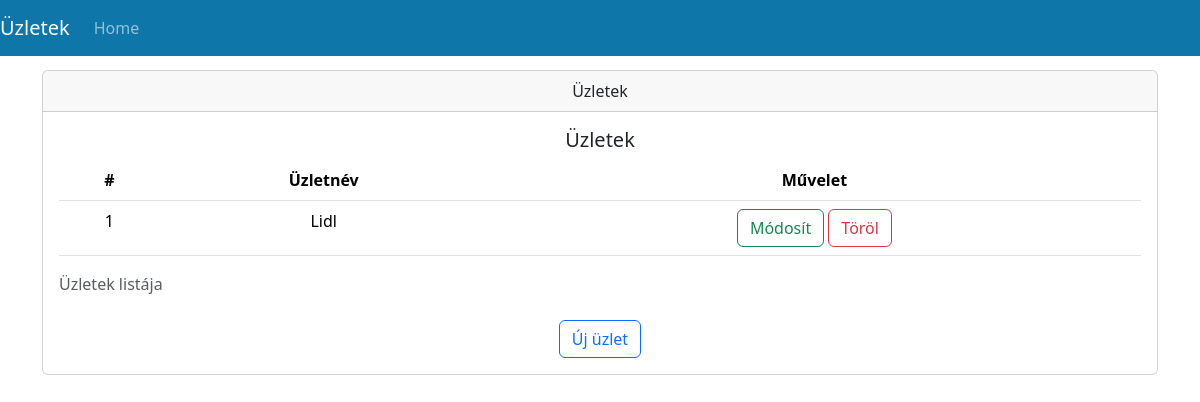
Page /uzletek on the earlier database version.
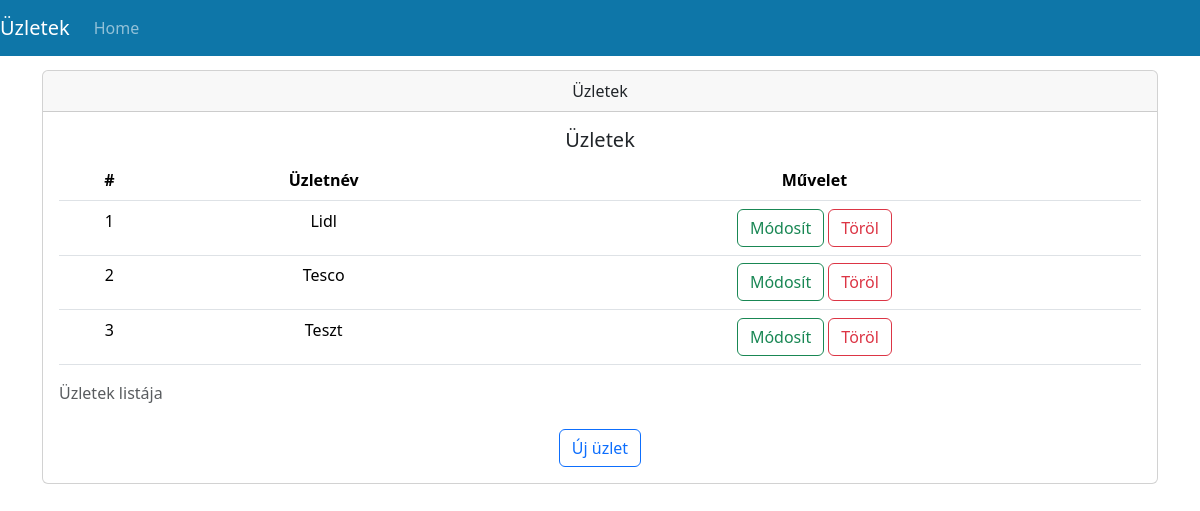
Same page on the later database version.
### adatmodell/uzletek_modell.py (models this page shows)
class Uzletek(Base):
    __tablename__ = 'uzletek'
    uzlet_id: Mapped[int]  = mapped_column(INT, primary_key=True, index=True, autoincrement=True)
    uzlet_nev: Mapped[str] = mapped_column(VARCHAR(255), nullable=False)

### recept.py (the view)
@app.get("/uzletek", response_class=HTMLResponse)
async def uzletek(request: Request, db: Dbdepedency):
    uzletek_adat = db.query(uzletek_modell.Uzletek).all()
    return templates.TemplateResponse(name="uzletek.html",  request=request, context={"uzletek": uzletek_adat})

### templates/uzletek.html (shortened to what this page needs)
<!doctype html>
<html lang="en">
    <head>
        <link rel="stylesheet" type="text/css" href="{{ url_for('static', path='/uzlet/css/base.css')}}">
        <link rel="stylesheet" type="text/css" href="{{ url_for('static', path='/uzlet/css/bootstrap.css')}}">
    </head>
    <body>
        <div>
            <nav class="navbar navbar-expand-md navbar-dark main-color fixed-top">
                <a class="navbar-brand" href="#">Üzletek</a>
                <div class="collapse navbar-collapse" id="navbar">
                    <ui class="navbar-nav">
                        <li class="nav-item active">
                            <a class="nav-link" href="#"> Home</a>
                        </li>
                    </ui>
                </div>
            </nav>
        </div>
        <div class="container">
            <div class="card text-center">
                <div class="card-header">
                    Üzletek
                </div>
                <div class="card-body">
                    <h5 class="card-title">Üzletek</h5>
                <table class="table table-hover table-striped">
                    <caption class="mt-2">Üzletek listája</caption>
                    <thead>
                        <tr>
                            <th scope="col">#</th>
                            <th scope="col">Üzletnév</th>
                            <th scope="col">Művelet</th>
                        </tr>
                    </thead>
                    <tbody>
                        {% for uzlet in uzletek %}
                            <td>{{ loop.index }}</td>
                            <td>{{ uzlet.uzlet_nev }}</td>
                            <td>
                                <a class="btn btn-outline-success" href="{{ url_for('uzlet_modosit',uzlet_id=uzlet.uzlet_id) }}">Módosít</a>
                                <a class="btn btn-outline-danger" href="{{ url_for('uzlet_torol',uzlet_id=uzlet.uzlet_id) }}" >Töröl</a>
                            </td>
                        {% endfor %}
                    </tbody>
                </table>
                    <a class="btn btn-outline-primary" href="{{ url_for('uzlet_letrehozas')}}">Új üzlet</a>
                </div>
            </div>
        </div>
    </body>
</html>

### static/uzlet/css/base.css (style rules this page uses)
body { background: #fafafa; color: #33333a; padding-top: 70px; }
h1, h2, h3, h4, h5, h6 { color: #323232; }
.main-color { background-color: #0e76a8 ; }

Differences in the rows shown:
added Uzletek: uzlet_nev "Tesco"
added Uzletek: uzlet_nev "Teszt"
